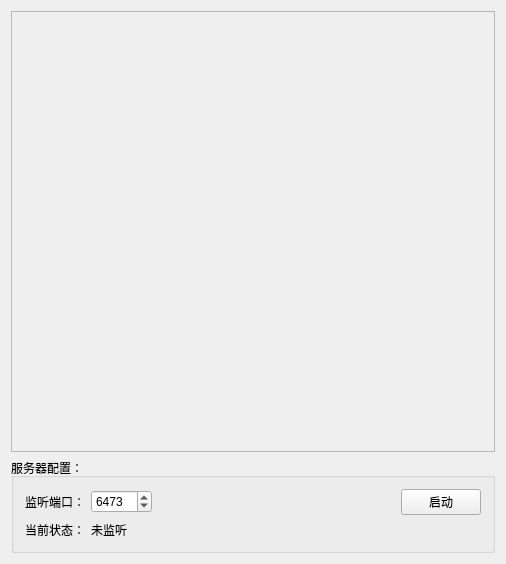
<?xml version="1.0" encoding="UTF-8"?>
<ui version="4.0">
 <class>ServerWidget</class>
 <widget class="QWidget" name="ServerWidget">
  <property name="geometry">
   <rect>
    <x>0</x>
    <y>0</y>
    <width>506</width>
    <height>564</height>
   </rect>
  </property>
  <property name="windowTitle">
   <string>服务器</string>
  </property>
  <layout class="QVBoxLayout" name="verticalLayout">
   <item>
    <widget class="QScrollArea" name="scrollArea">
     <property name="widgetResizable">
      <bool>true</bool>
     </property>
     <widget class="QWidget" name="taskList">
      <property name="geometry">
       <rect>
        <x>0</x>
        <y>0</y>
        <width>490</width>
        <height>454</height>
       </rect>
      </property>
     </widget>
    </widget>
   </item>
   <item>
    <widget class="QGroupBox" name="groupBox">
     <property name="title">
      <string>服务器配置：</string>
     </property>
     <layout class="QGridLayout" name="gridLayout">
      <item row="0" column="0">
       <widget class="QLabel" name="label">
        <property name="text">
         <string>监听端口：</string>
        </property>
       </widget>
      </item>
      <item row="0" column="1">
       <widget class="QSpinBox" name="portSpinBox">
        <property name="minimum">
         <number>1</number>
        </property>
        <property name="maximum">
         <number>65535</number>
        </property>
        <property name="value">
         <number>6473</number>
        </property>
       </widget>
      </item>
      <item row="0" column="2">
       <spacer name="horizontalSpacer">
        <property name="orientation">
         <enum>Qt::Horizontal</enum>
        </property>
        <property name="sizeHint" stdset="0">
         <size>
          <width>40</width>
          <height>20</height>
         </size>
        </property>
       </spacer>
      </item>
      <item row="0" column="3">
       <widget class="QPushButton" name="switchButton">
        <property name="text">
         <string>启动</string>
        </property>
       </widget>
      </item>
      <item row="1" column="0">
       <widget class="QLabel" name="label_2">
        <property name="text">
         <string>当前状态：</string>
        </property>
       </widget>
      </item>
      <item row="1" column="1">
       <widget class="QLabel" name="statusLabel">
        <property name="text">
         <string>未监听</string>
        </property>
       </widget>
      </item>
     </layout>
    </widget>
   </item>
  </layout>
 </widget>
 <layoutdefault spacing="6" margin="11"/>
 <resources/>
 <connections/>
</ui>
